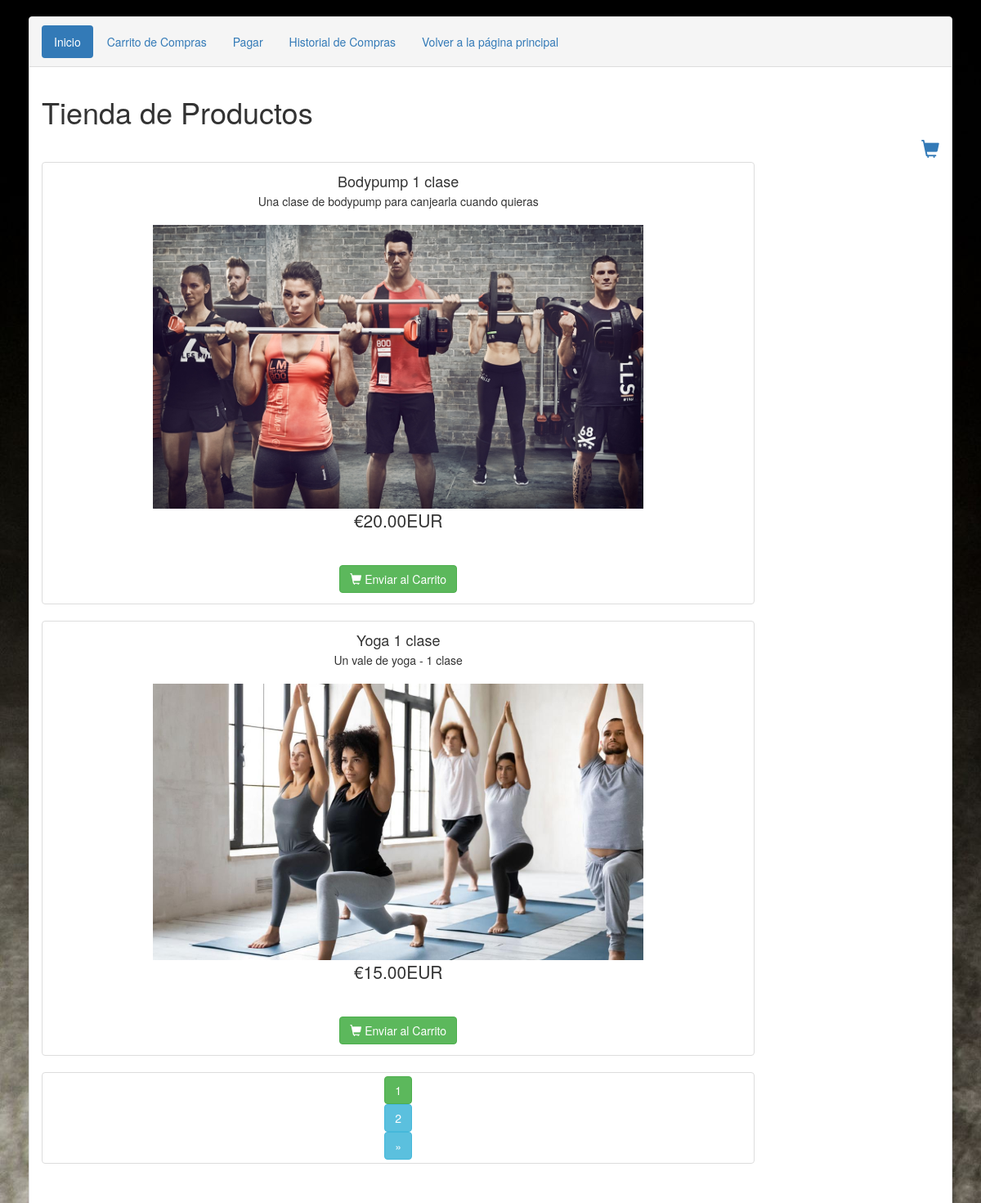
The page /carrito-master/index.php on the database its author committed.
### tables this page shows
CREATE TABLE `mis_productos` (
  `id` int(11) NOT NULL,
  `name` varchar(200) NOT NULL,
  `description` text NOT NULL,
  `price` float(10,2) NOT NULL,
  `created` datetime NOT NULL,
  `modified` datetime NOT NULL,
  `status` enum('1','0') NOT NULL DEFAULT '1',
  `image` varchar(255) NOT NULL,
  `featured` int(11) NOT NULL COMMENT 'para que salga en productos destacados'
);

### carrito-master/index.php (the view, shortened to what this page needs)
<?php
include 'Configuracion.php';
?>
<!DOCTYPE html>
<html lang="es">
<head>
    <link rel="stylesheet" href="http://maxcdn.bootstrapcdn.com/bootstrap/3.3.7/css/bootstrap.min.css">
</head>
</head>
<body>
    <div class="container">
        <div class="panel panel-default">
            <div class="panel-heading">
                <ul class="nav nav-pills">
                    <li role="presentation" class="active"><a href="index.php">Inicio</a></li>
                    <li role="presentation"><a href="VerCarta.php">Carrito de Compras</a></li>
                    <li role="presentation"><a href="Pagos.php">Pagar</a></li>
                    <li role="presentation"><a href="historialCompras.php">Historial de Compras</a></li>
                    <li role="presentation"><a href="../index2.php">Volver a la página principal</a></li>
                </ul>
            </div>
            <div class="panel-body">
                <h1>Tienda de Productos</h1>
                <a href="VerCarta.php" class="cart-link" title="Ver Carta"><i class="glyphicon glyphicon-shopping-cart"></i></a>
                <div id="products" class="row list-group">
                    <?php
                    $directorio_image = "../images/";
                    $articulos = mysqli_query($db, "SELECT * FROM mis_productos  ;");
                    $num_registros = @mysqli_num_rows($articulos);
                    $registros = '2';
                    $pagina = $_REQUEST["nume"];
                    if (is_numeric($pagina))
                        $inicio = (($pagina - 1) * $registros);
                    else
                        $inicio = 0;
                    $busqueda = mysqli_query($db, "SELECT * FROM mis_productos LIMIT $inicio,$registros;");
                    $paginas = ceil($num_registros / $registros);
                    ?>
                    <?php
                    if ($num_registros > 0) {
                        while ($resultados = mysqli_fetch_assoc($busqueda)) {
                    ?>
                            <div style="min-width: 80%; justify-content: center; text-align: center" class="item col-lg-4">
                                <div style="min-width: 80%" class="thumbnail">
                                    <div style="min-width: 80%" class="caption">
                                        <h4 class="list-group-item-heading"><?php echo $resultados["name"]; ?></h4>
                                        <p class="list-group-item-text"><?php echo $resultados["description"]; ?></p>
                                        <br>
                                        <p class="list-group-item-text"><img width="600px" src="<?php echo $directorio_image.$resultados["image"]?>" alt=""></p>
                                        <div class="row">
                                            <div class="row">
                                                <p class="lead"><?php echo '€' . $resultados["price"] . 'EUR'; ?></p> <br>
                                            </div>
                                            <div class="row">
                                                <a class="btn btn-success" href="AccionCarta.php?action=addToCart&id=<?php echo $resultados["id"]; ?>"><i class="glyphicon glyphicon-shopping-cart"></i> Enviar al Carrito</a>
                                            </div>
                                        </div>
                                    </div>
                                </div>
                            </div>
                        <?php }
                    } else { ?>
                        <p>Producto(s) no existe.....</p>
                    <?php } ?>
                    <div style="min-width: 80%; justify-content: center; text-align: center" class="item col-lg-4">
                        <div style="min-width: 80%" class="thumbnail">
                        <?php
                        echo "<li class='active'><a class='btn btn-success' >" . $_REQUEST["nume"] . "</a></li>";
                        $sigui = $_REQUEST["nume"] + 1;
                        $ultima = $num_registros / $registros;
                        if ($pagina < $paginas && $paginas > 1)
                            echo "<li class='page-item'><a class='btn btn-info' href='index.php?nume=" . ($pagina + 1) . "'>" . $sigui . "</a></li>";
                        if ($pagina < $paginas && $paginas > 1)
                            echo "
            <li class='page-item'><a class='btn btn-info' aria-label='Next' href='index.php?nume=" . ceil($ultima) . "'><span aria-hidden='true'>&raquo;</span><span class='sr-only'>Next</span></a>
            </li>";
                        ?>
                        </div>
                    </div>
                        </div>
                        </div>
                    </div>
                </div>
</body>
</html>

### carrito-master/index.php (style rules this page uses)
.container { padding: 20px; }
.cart-link { width: 100%; text-align: right; display: block; font-size: 22px; }
body { background-image: url("../images/pesa.jpg"); }
li { list-style: none; }

### rows shown on the page
mis_productos: name "Bodypump 1 clase", description "Una clase de bodypump para canjearla cuando quieras", image (picture), price "20.00"
mis_productos: name "Yoga 1 clase", description "Un vale de yoga - 1 clase", image (picture), price "15.00"

### other values the page prints
$_REQUEST["nume"] "1"
$sigui "2"
